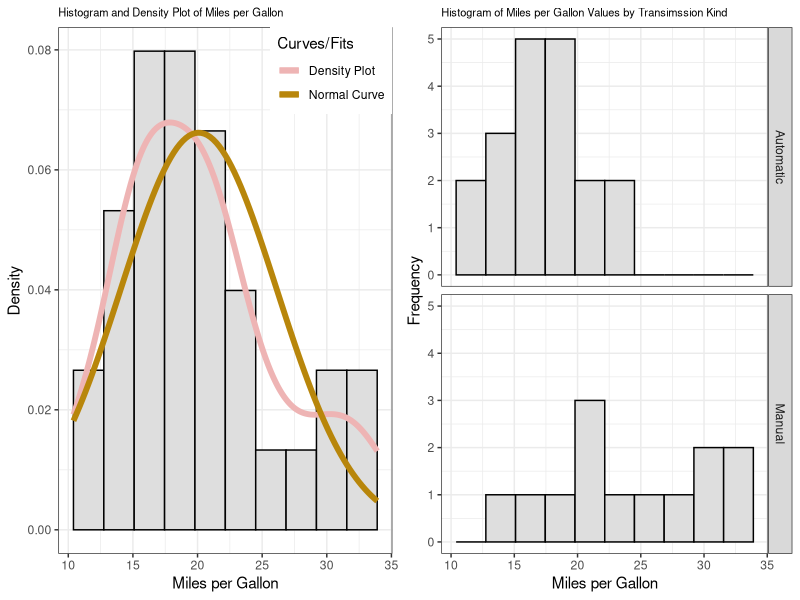
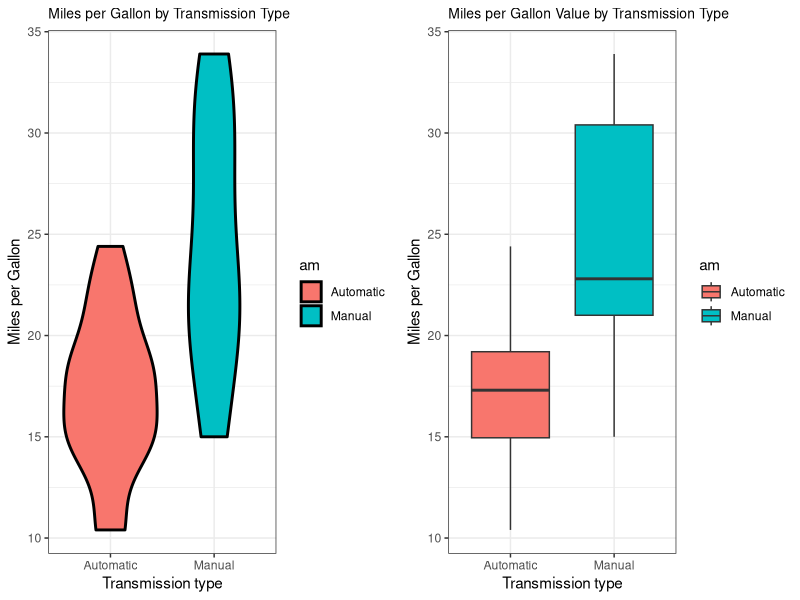
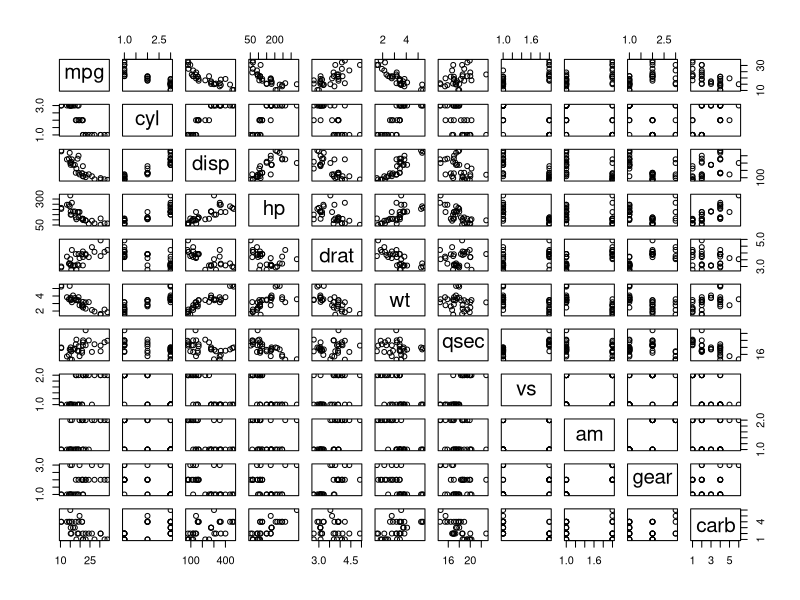
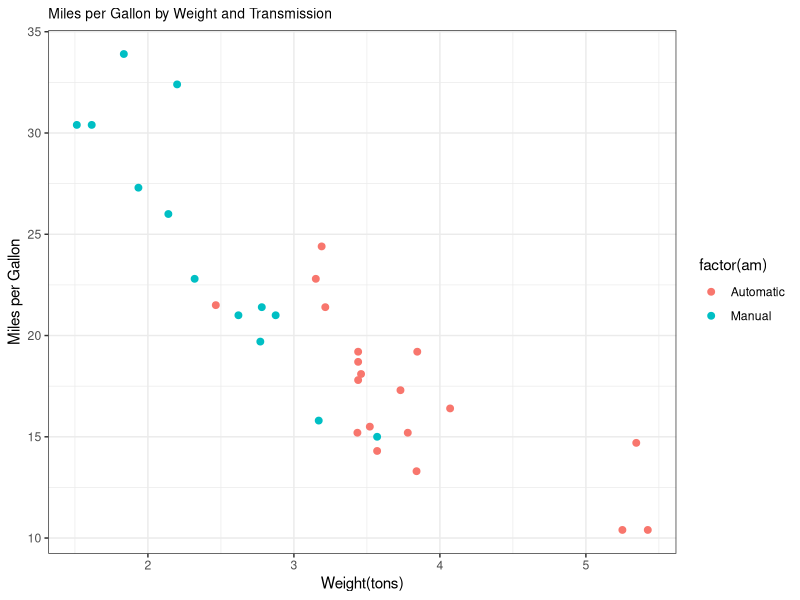
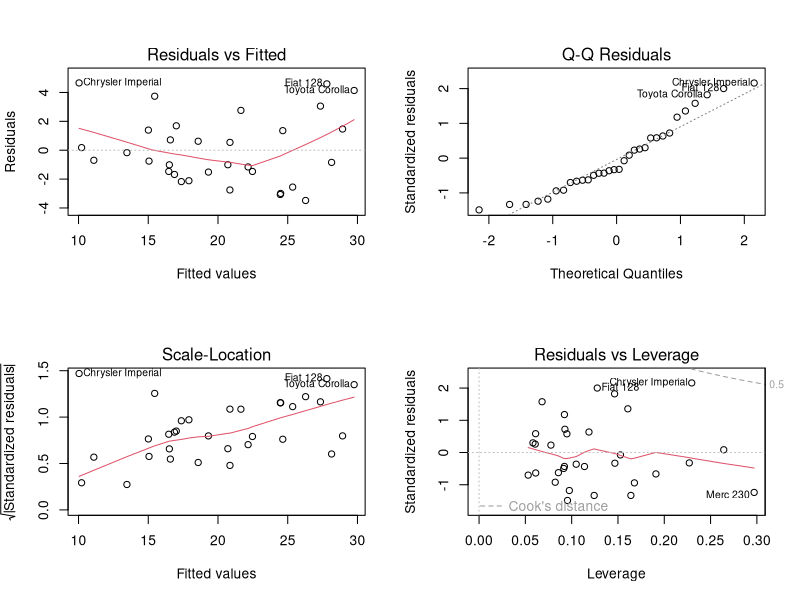

The R script that drew these images, in order:
## ---- chunk 1
library(dplyr)
library(ggplot2)
library(gridExtra)
data(mtcars)
## ---- chunk 2
##str(mtcars) - output not shown for space reasons
## ---- chunk 3
mtcars$am <- factor(mtcars$am, labels = c("Automatic", "Manual"))
mtcars$cyl <- factor(mtcars$cyl)
mtcars$vs <- factor(mtcars$vs)
mtcars$gear <- factor(mtcars$gear)
mtcars$carb <- factor(mtcars$carb)

## ---- chunk 4
t.test(mtcars$mpg~mtcars$am, conf.level=0.95) 
## ---- chunk 5
##data(mtcars)
##sort(cor(mtcars)[1,]) - output not shown for space reasons
## ---- chunk 6
summary(lm(mpg~am, data=mtcars))$coef
## ---- chunk 7
bestmodel = step(lm(data = mtcars, mpg ~ .), trace=0)
summary(bestmodel)
## ---- chunk 8
influence<-sort(round(dfbetas(bestmodel)[, 4],3))
tail(influence)

leverage<-sort(round(hatvalues(bestmodel), 3))
tail(leverage)
## ---- chunk 9
mtcars$am <- factor(mtcars$am, labels = c("Automatic", "Manual"))
g1<-ggplot(mtcars, aes(x=mpg)) + geom_histogram(aes(y=..density..),
breaks = seq(min(mtcars$mpg), max(mtcars$mpg), (max(mtcars$mpg)-min(mtcars$mpg))/10),
fill=I("grey87"),col=I("black"))+
labs(title="Histogram and Density Plot of Miles per Gallon", x="Miles per Gallon", y="Density")+
stat_density(geom="line", col="RosyBrown2", lwd=2, aes(linetype="Density Plot"), show.legend=TRUE)+
stat_function(fun=dnorm, col="DarkGoldenrod",args=list(mean=mean(mtcars$mpg), sd=sd(mtcars$mpg)),
lwd=2, aes(linetype="Normal Curve"), show.legend = TRUE)+
scale_color_manual(values=c("Density Plot","Normal Distribution"))+
scale_linetype_manual(name="Curves/Fits", values=c(1,1))+
guides(linetype=guide_legend(override.aes=list(colour = c("RosyBrown2","DarkGoldenrod"))))+
theme_bw()+
theme(legend.justification=c(1,1), legend.position=c(1,1))+
        theme(plot.title = element_text(size = 8))
g3<-ggplot(mtcars, aes(x=mpg)) + 
        geom_histogram(breaks = seq(min(mtcars$mpg), max(mtcars$mpg), 
        (max(mtcars$mpg)-min(mtcars$mpg))/10),
        fill=I("grey87"),col=I("black"))+facet_grid(am~.)+
        labs(title="Histogram of Miles per Gallon Values by Transimssion Kind", 
        x="Miles per Gallon", y="Frequency")+
        theme_bw()+
        theme(plot.title = element_text(size = 8))
grid.arrange(g1, g3, ncol=2)
## ---- chunk 10
mtcars$am <- factor(mtcars$am, labels = c("Automatic", "Manual"))
##Violin plot
g = ggplot(data = mtcars, aes(y = mpg, x = am, fill = am))
g = g + geom_violin(colour = "black", size = 1)
g = g + xlab("Transmission type") + ylab("Miles per Gallon")+theme_bw()
g= g+ggtitle("Miles per Gallon by Transmission Type")+ 
        theme(plot.title = element_text(size = 10))
g2=ggplot(data = mtcars,aes(y = mpg, x = am, fill = am))
g2=g2+geom_boxplot()
g2=g2+ggtitle("Miles per Gallon Value by Transmission Type")
g2=g2+xlab("Transmission type")+ ylab("Miles per Gallon")+theme_bw()+
        theme(plot.title = element_text(size = 10))
grid.arrange(g, g2, ncol=2)
## ---- chunk 11
pairs(mtcars)
## ---- chunk 12
mtcars$am <- factor(mtcars$am, labels = c("Automatic", "Manual"))
ggplot(mtcars, aes(x=wt, y=mpg))+geom_point(aes(colour=factor(am)), size=2)+
theme_bw()+ ggtitle("Miles per Gallon by Weight and Transmission")+ xlab("Weight(tons)")+
ylab("Miles per Gallon")+theme(plot.title = element_text(size = 10))
## ---- chunk 13
data(mtcars);par(mfrow=c(2,2))
bestmodel<-lm(mpg ~ wt + qsec + am, data=mtcars)
plot(bestmodel)
